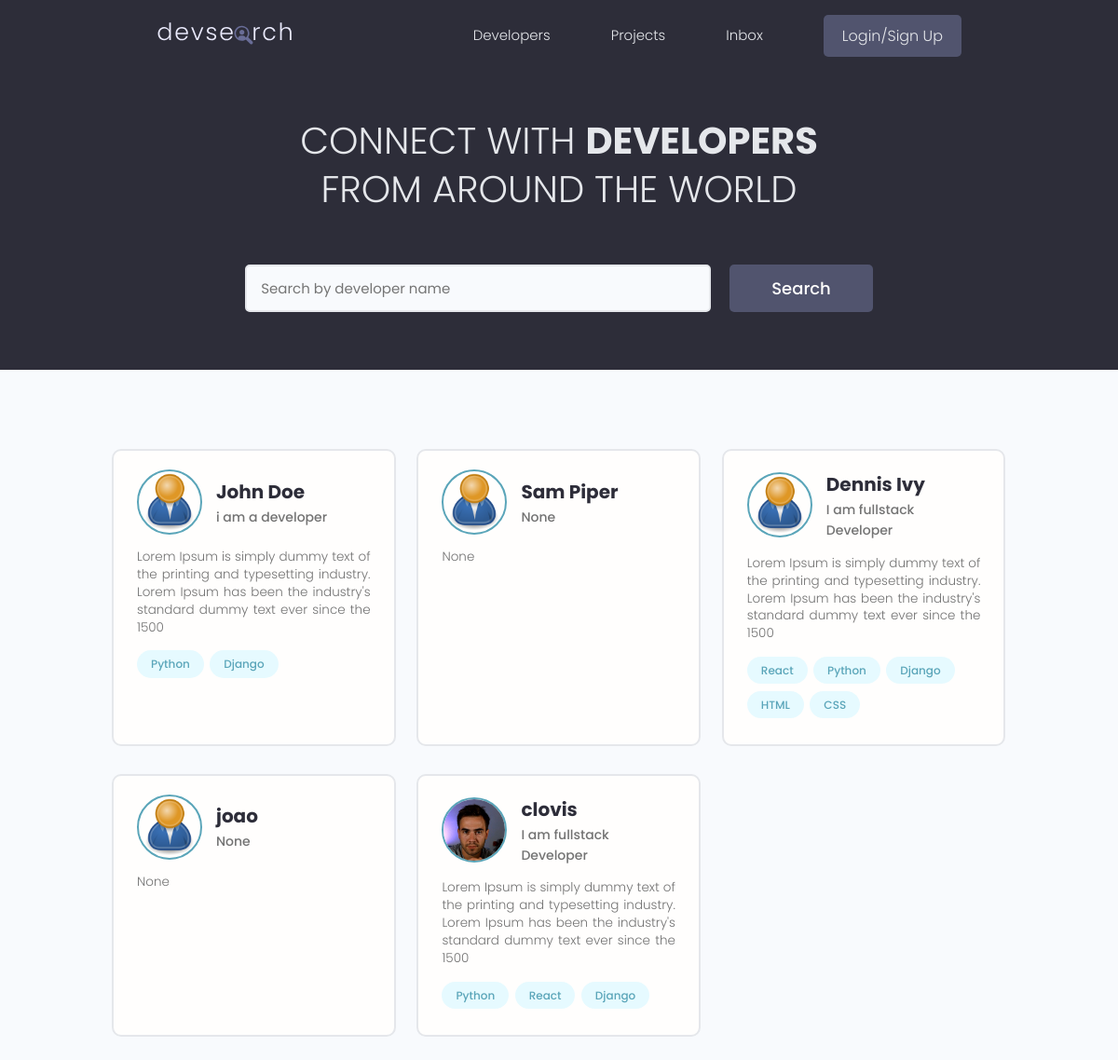
The app's page /, older data.
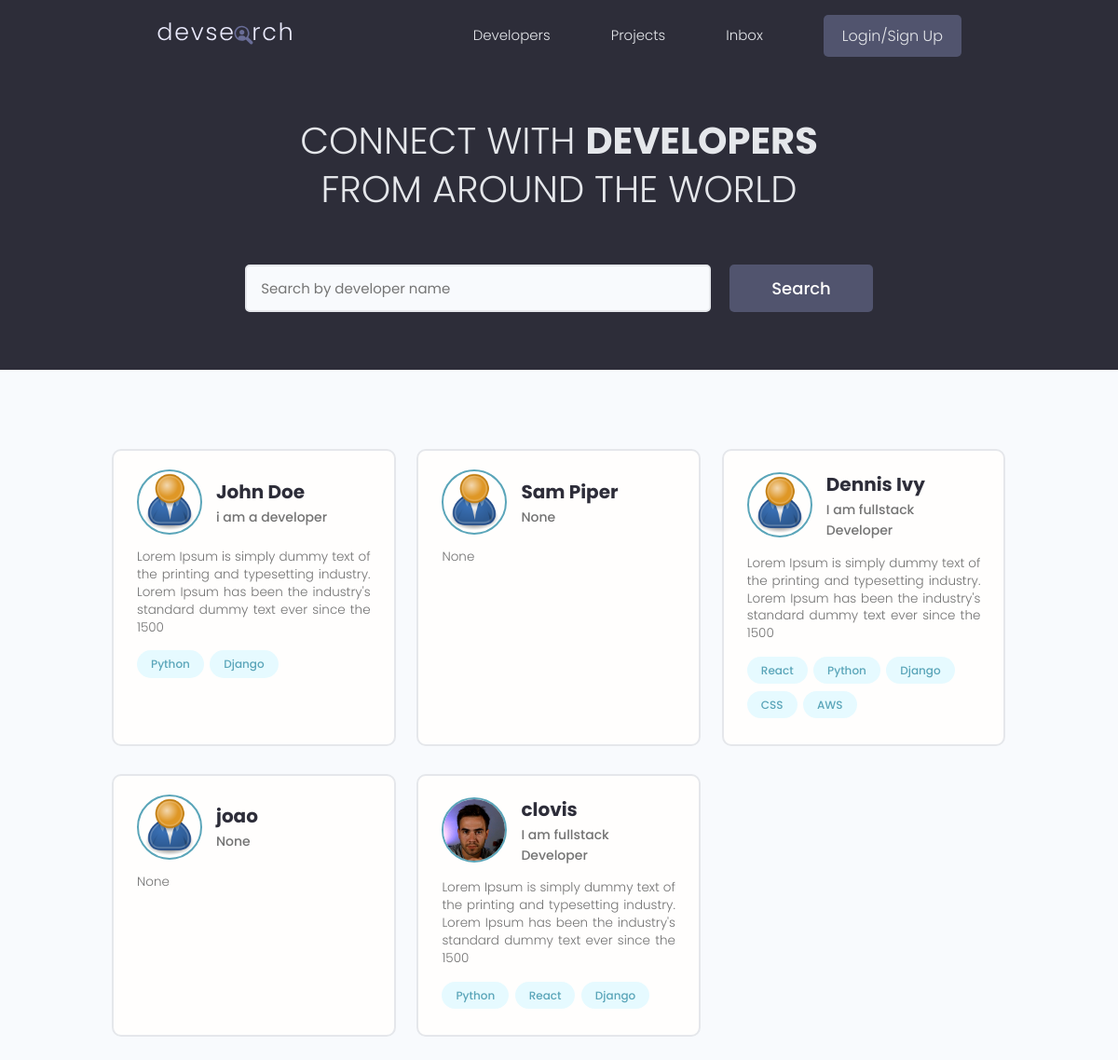
The same page, newer data.
### users/models.py (models this page shows, shortened)
class Profile(models.Model):
    user = models.OneToOneField(User, on_delete=models.CASCADE, null=True, blank=True)
    name = models.CharField(max_length=200, blank=True, null=True)
    email = models.EmailField(max_length=500, blank=True, null=True)
    username = models.CharField(max_length=200, blank=True, null=True)
    location = models.CharField(max_length=200, blank=True, null=True)
    short_intro = models.CharField(max_length=200, blank=True, null=True)
    bio = models.TextField(blank=True, null=True)
    profile_image = models.ImageField(blank=True, null=True, upload_to='profiles/', default="profiles/user-default.png")
    social_github = models.CharField(max_length=200, blank=True, null=True)
    social_twitter = models.CharField(max_length=200, blank=True, null=True)
    social_linkedin = models.CharField(max_length=200, blank=True, null=True)
    social_youtube = models.CharField(max_length=200, blank=True, null=True)
    social_website = models.CharField(max_length=200, blank=True, null=True)
    created = models.DateTimeField(auto_now_add=True)
    id = models.UUIDField(default=uuid.uuid4, unique=True, primary_key=True, editable=False)

class Skill(models.Model):
    owner = models.ForeignKey(Profile, on_delete=models.CASCADE, null=True, blank=True)
    name = models.CharField(max_length=200, blank=True, null=True)
    description = models.TextField(null=True, blank=True)
    created = models.DateTimeField(auto_now_add=True)
    id = models.UUIDField(default=uuid.uuid4, unique=True, primary_key=True, editable=False)

### users/views.py (the view)
# urls.py: path('', views.profiles, name="profiles"),
def profiles(request):
    profiles, search_query = searchProfiles(request)
    custom_range, profiles = paginateProfiles(request, profiles, 6)
    context = {"profiles": profiles, 'search_query': search_query, 'custom_range': custom_range}
    return render(request,'users/profiles.html', context)

### users/utils.py (called while the page is built)
def paginateProfiles(request, profiles, results):
    page = request.GET.get('page')
    paginator = Paginator(profiles, results)
    try:
        profiles = paginator.page(page)
    except PageNotAnInteger:
        page = 1
        profiles = paginator.page(page)
    except EmptyPage:
        page = paginator.num_pages
        profiles = paginator.page(page)
    leftIndex = (int(page) - 4)
    if leftIndex < 1:
        leftIndex = 1
    rightIndex = (int(page) + 5)
    if rightIndex > paginator.num_pages:
        rightIndex = paginator.num_pages + 1
    custom_range = range(leftIndex, rightIndex)
    return custom_range, profiles

def searchProfiles(request):
    search_query = ''
    if request.GET.get('search_query'):
        search_query = request.GET.get('search_query')
    skills = Skill.objects.filter(name__icontains=search_query)
    profiles = Profile.objects.distinct().filter(
        Q(name__icontains=search_query) |
        Q(short_intro__icontains=search_query) |
        Q(skill__in=skills)
    )
    return profiles, search_query

### users/templates/users/profiles.html (shortened to what this page needs)
{% extends 'main.html' %}
{% block content %}
<main class="home">
  <section class="hero-section text-center">
    <div class="container container--narrow">
      <div class="hero-section__box">
        <h2>CONNECT WITH <span>DEVELOPERS</span></h2>
        <h2>FROM AROUND THE WORLD</h2>
      </div>
      <div class="hero-section__search">
        <form id="searchForm" class="form" action="{% url 'profiles' %}" method="get">
          <div class="form__field">
            <input class="input input--text" id="formInput#search" type="text" name="search_query"
              value="{{search_query}}" placeholder="Search by developer name" />
          </div>
          <input class="btn btn--sub btn--lg" type="submit" value="Search" />
        </form>
      </div>
    </div>
  </section>
  <section class="devlist">
    <div class="container">
      <div class="grid grid--three">
        {% for profile in profiles %}
        <div class="column card">
          <div class="dev">
            <a href="{% url 'user-profile' profile.id %}" class="card__body">
              <div class="dev__profile">
                  <img class="avatar avatar--md" src="{{ profile.profile_image.url }}" alt="image" />
                <div class="dev__meta">
                  <h3>{{profile.name}}</h3>
                  <h5>{{profile.short_intro}}</h5>
                </div>
              </div>
              <p class="dev__info">{{profile.bio|slice:"150"}}</p>
              <div class="dev__skills">
                {% for skill in profile.skill_set.all|slice:"5" %}
                <span class="tag tag--pill tag--main">
                  <small>{{skill.name}}</small>
                </span>
                {% endfor %}
              </div>
            </a>
          </div>
        </div>
        {% endfor %}
      </div>
    </div>
  </section>
</main>
{% endblock content %}

Row changes from the older to the newer data that the page shows:
removed Skill: name "HTML", shown under Profile "Dennis Ivy"
computed for Profile "Dennis Ivy": gains Skill (name "AWS")
